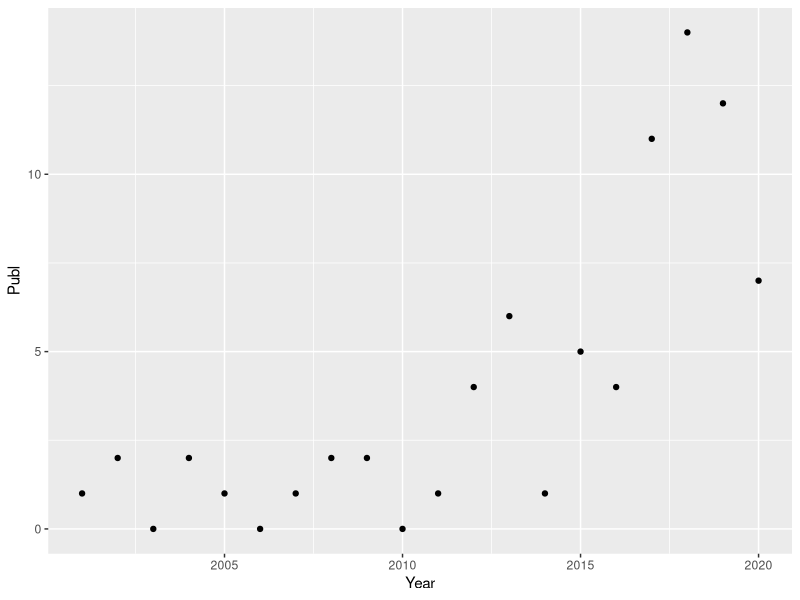
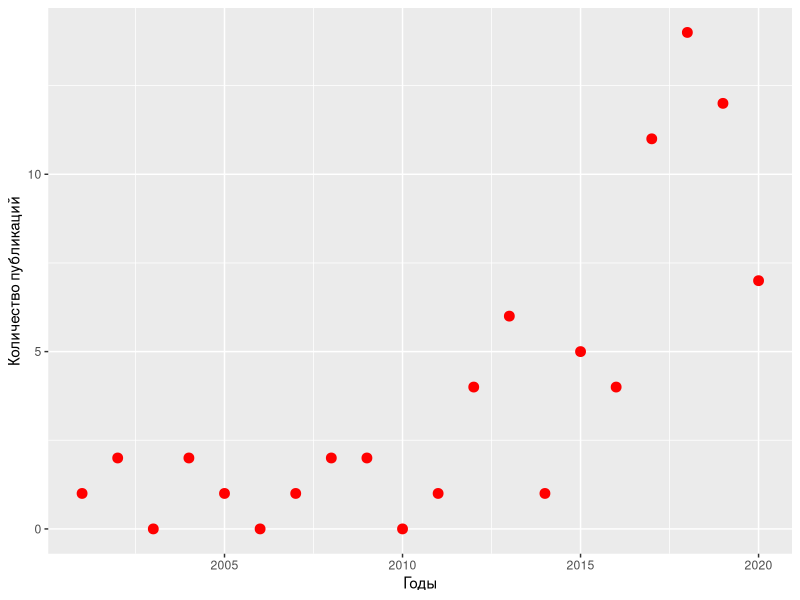

These charts were generated, in order, by the following R code:
# Bykov's R - Simple plot with ggplot2

# Lab goals
#   Read a datafile into R
#   Learn how to work with ggplot2

# Check your working directory
getwd()
# If necessary, set your working directory
# setwd("/home/R")

# Read data into a dataframe called Scopus
Scopus <- read.table("Scopus.txt", header = T) 

# If necessary, view data
View(Scopus)

# If necessary, edit data 
# edit(Scopus)

#Load ggplot2 library 
library(ggplot2)

#Build a simple plot with ggplot2
ggplot(data = Scopus, aes(x = Year, y = Publ)) + geom_point()

#Build a plot with red points and labs
ggplot(data = Scopus, aes(x = Year, y = Publ)) + geom_point(colour = 'red', size = 3) + labs(x = 'Годы', y = 'Количество публикаций')
